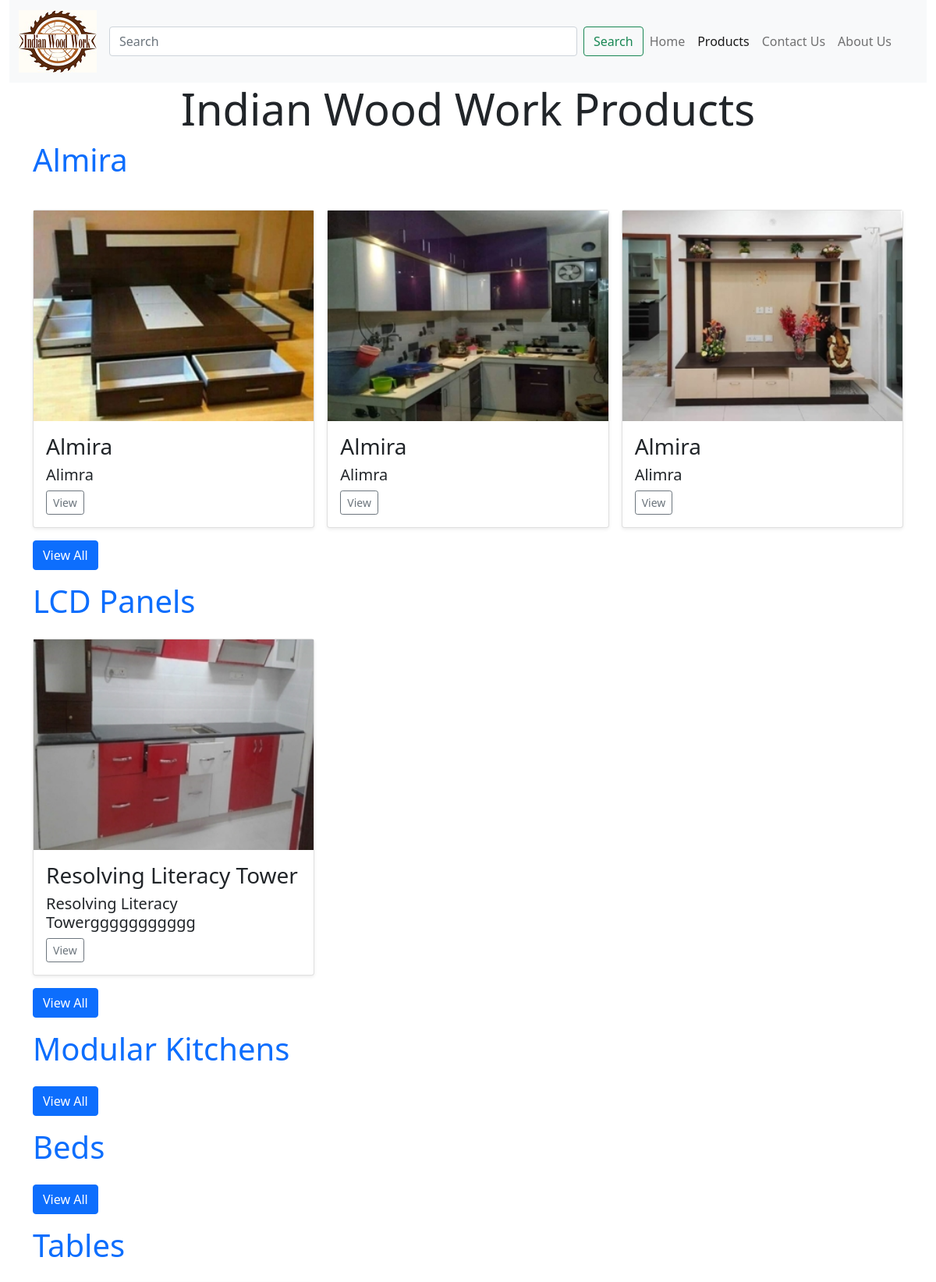
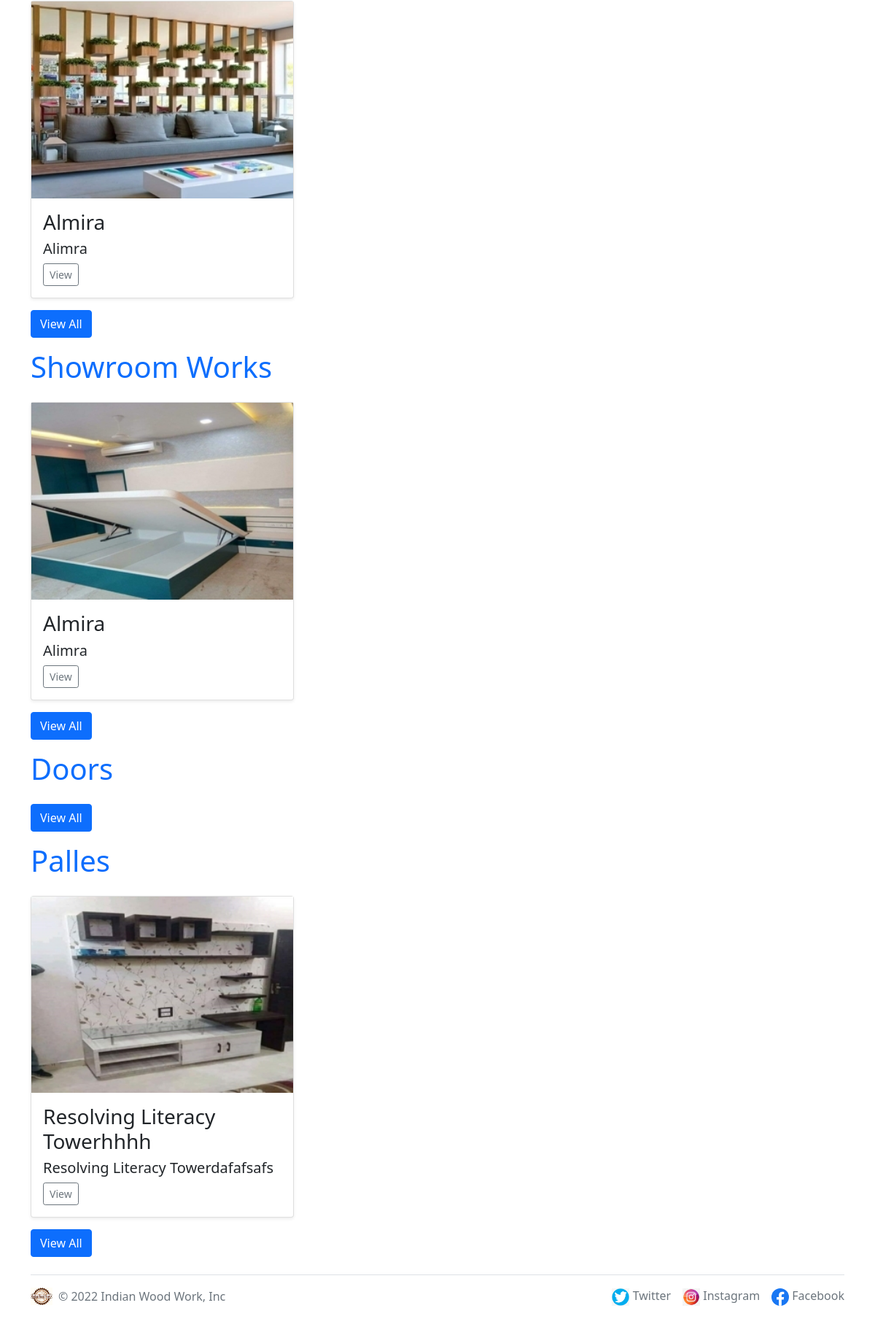
/productcategory, run on the app's committed database (2 pictures, top to bottom).
### App/models.py (models this page shows, shortened)
class Product(models.Model):
    s_no = models.AutoField(primary_key=True)
    slug = models.CharField(default="", max_length=50)
    name = models.CharField(default="", max_length=150)
    description = models.CharField(default="", max_length=350)
    update = models.DateField(default=date.today)
    product_cat = models.CharField(default="", choices=product_category, max_length=400)
    smallimage = models.ImageField(upload_to='product/', default="")
    hdimage1 = models.ImageField(upload_to='product/', default="")
    hdimage2 = models.ImageField(upload_to='product/', default="")
    hdimage3 = models.ImageField(upload_to='product/', default="")
    hdimage4 = models.ImageField(upload_to='product/', default="")
    arifmobile = models.IntegerField(default=0)
    arifwhatspp = models.IntegerField(default=0)
    danishmobile = models.IntegerField(default=0)
    danishwhatspp = models.IntegerField(default=0)

### App/views.py (the view)
# urls.py: path("productcategory", views.productcategory, name="Product Page"),
def productcategory(request):
    Almiras = Product.objects.filter(product_cat='Almiras').order_by('update')[::-1]
    LCDPanels = Product.objects.filter(product_cat='LCD Panels').order_by('update')[::-1]
    ModularKitchens = Product.objects.filter(product_cat='Modular Kitchens').order_by('update')[::-1]
    Beds = Product.objects.filter(product_cat='Beds').order_by('update')[::-1]
    Tables = Product.objects.filter(product_cat='Tables').order_by('update')[::-1]
    ShowroomWorks = Product.objects.filter(product_cat='Showroom Works').order_by('update')[::-1]
    Doors = Product.objects.filter(product_cat="Doors").order_by('update')[::-1]
    Palles = Product.objects.filter(product_cat='Palles').order_by('update')[::-1]
    param = {'Almiras': Almiras[:3], 'LCDPanels': LCDPanels[:3], 'ModularKitchens': ModularKitchens[:3],
             'Beds': Beds[:3],
             'Tables': Tables[:3], 'ShowroomWorks': ShowroomWorks[:3], 'Doors': Doors[:3], 'Palles': Palles[:3]}
    return render(request, 'productcategory.html', param)

### template/productcategory.html (shortened to what this page needs)
{% extends 'base.html' %}
{% block product %}active{% endblock %}
{% load static %}
{% block body %}
<div class="container">
    <h1 class="display-4 fw-normal text-center">Indian Wood Work Products</h1>
    <div class="row row-cols-3 row-cols-sm-3 row-cols-md-3 g-3">
        <h3 class=" col-12 display-6 fw-normal text-primary">Almira</h3>
        {% for im in Almiras %}
        <div class="col pt-3">
            <div class="card shadow-sm">
                <img src="/media/{{im.smallimage}}">
                <div class="card-body">
                    <h3 class="name">{{im.name}}</h3>
                    <h5 class="desc">{{im.description}}</h5>
                    <div class="d-flex justify-content-between align-items-center">
                        <div class="btn-group">
                            <a type="button" href="productview/{{im.slug}}"
                               class="btn btn-sm btn-outline-secondary">View
                            </a>
                        </div>
                    </div>
                </div>
            </div>
        </div>
        {% endfor %}
        <div class="float-end col-12"><a href="product/Almiras" class="btn btn-primary">View All</a></div>
        <h3 class=" col-12 display-6 fw-normal text-primary">LCD Panels</h3>
        {% for im in LCDPanels %}
        <div class="col">
            <div class="card shadow-sm">
                <img src="/media/{{im.smallimage}}">
                <div class="card-body">
                    <h3 class="name">{{im.name}}</h3>
                    <h5 class="desc">{{im.description}}</h5>
                    <div class="d-flex justify-content-between align-items-center">
                        <div class="btn-group">
                            <a type="button" href="productview/{{im.slug}}"
                               class="btn btn-sm btn-outline-secondary">View
                            </a>
                        </div>
                    </div>
                </div>
            </div>
        </div>
        {% endfor %}
        <div class="float-end col-12"><a href="product/LCDPanles" class="btn btn-primary">View All</a></div>
        <h3 class="col-12 display-6 fw-normal text-primary">Modular Kitchens</h3>
        <div class="float-end col-12"><a href="product/ModularKitchens" class="btn btn-primary">View All</a></div>
        <h3 class="col-12 display-6 fw-normal text-primary">Beds</h3>
        <div class="float-end col-12"><a href="product/Beds" class="btn btn-primary">View All</a></div>
        <h3 class="col-12 display-6 fw-normal text-primary">Tables</h3>
        {% for im in Tables %}
        <div class="col">
            <div class="card shadow-sm">
                <img src="/media/{{im.smallimage}}">
                <div class="card-body">
                    <h3 class="name">{{im.name}}</h3>
                    <h5 class="desc">{{im.description}}</h5>
                    <div class="d-flex justify-content-between align-items-center">
                        <div class="btn-group">
                            <a type="button" href="productview/{{im.slug}}"
                               class="btn btn-sm btn-outline-secondary">View
                            </a>
                        </div>
                    </div>
                </div>
            </div>
        </div>
        {% endfor %}
        <div class="float-end col-12"><a href="product/Tables" class="btn btn-primary">View All</a></div>
        <h3 class="col-12 display-6 fw-normal text-primary">Showroom Works</h3>
        {% for im in ShowroomWorks %}
        <div class="col">
            <div class="card shadow-sm">
                <img src="/media/{{im.smallimage}}">
                <div class="card-body">
                    <h3 class="name">{{im.name}}</h3>
                    <h5 class="desc">{{im.description}}</h5>
                    <div class="d-flex justify-content-between align-items-center">
                        <div class="btn-group">
                            <a type="button" href="productview/{{im.slug}}"
                               class="btn btn-sm btn-outline-secondary">View
                            </a>
                        </div>
                    </div>
                </div>
            </div>
        </div>
        {% endfor %}
        <div class="float-end col-12"><a href="product/ShowroomWorks" class="btn btn-primary">View All</a></div>
        <h3 class="col-12 display-6 fw-normal text-primary">Doors</h3>
        <div class="float-end col-12"><a href="product/Doors" class="btn btn-primary">View All</a></div>
        <h3 class="col-12 display-6 fw-normal text-primary">Palles</h3>
        {% for im in Palles %}
        <div class="col">
            <div class="card shadow-sm">
                <img src="/media/{{im.smallimage}}">
                <div class="card-body">
                    <h3 class="name">{{im.name}}</h3>
                    <h5 class="desc">{{im.description}}</h5>
                    <div class="d-flex justify-content-between align-items-center">
                        <div class="btn-group">
                            <a type="button" href="productview/{{im.slug}}"
                               class="btn btn-sm btn-outline-secondary">View
                            </a>
                        </div>
                    </div>
                </div>
            </div>
        </div>
        {% endfor %}
        <div class="float-end col-12"><a href="product/Palles" class="btn btn-primary">View All</a></div>
    </div>
</div>
{% endblock %}

### template/base.html (shortened to what this page needs)
<!doctype html>
<html lang="en">
<head>
    {% load static %}
    <link href="{% static 'Bootstrap/css/bootstrap.min.css' %}" rel="stylesheet">
</head>
<body>
<div class="container-fluid">
    <nav class="navbar navbar-expand-lg navbar-light bg-light">
        <div class="container-fluid">
            <a class="navbar-brand" href="#"><img src="{%  static '/images/logo.png' %}"></a>
            <div class="collapse navbar-collapse" id="navbarSupportedContent">
                <form class="d-flex" method="get" , action="/search">
                    <input class="form-control me-2 searchbtn" type="search" placeholder="Search"
                           aria-label="Search" name="searchtext" ,id="searchtext">
                    <button class="btn btn-outline-success" type="submit">Search</button>
                </form>
                <ul class="navbar-nav me-auto mb-2 mb-lg-0">
                    <li class="nav-item">
                        <a class="nav-link {% block home %}{% endblock %}" aria-current="page" href="/">Home</a>
                    </li>
                    <li class="nav-item">
                        <a class="nav-link {% block product %}{% endblock %}" aria-current="page" href="/productcategory">Products</a>
                    </li>
                    <li class="nav-item">
                        <a class="nav-link {% block contact %}{% endblock %}" aria-current="page" href="/contact">Contact
                            Us</a>
                    </li>
                    <li class="nav-item">
                        <a class="nav-link {% block about %}{% endblock %}" aria-current="page" href="/about">About
                            Us</a>
                    </li>
                </ul>
            </div>
        </div>
    </nav>
</div>
{% block body %}{% endblock %}
<div class="container">
    <footer class="d-flex flex-wrap justify-content-between align-items-center py-3 my-4 border-top">
        <div class="col-md-6 col-12 col-sm-12 col-lg-6 d-flex align-items-center ">
            <a href="/" class="mb-3 me-2 mb-md-0 text-muted text-decoration-none lh-1">
                <img class="bi" src="{% static '/images/logo.png' %}" width="30" height="24">
            </a>
            <span class="text-muted ">© 2022 Indian Wood Work, Inc</span>
        </div>
        <ul class="nav col-md-6 col-12 col-sm-12 col-lg-6 justify-content-end list-unstyled d-flex">
            <li class="ms-3"><a class="text-muted text-decoration-none" href="https://twitter.com">
                <img src="{% static '/images/twitter.png' %}" class="bi" width="24" height="24">
                Twitter
            </a></li>
            <li class="ms-3"><a class="text-muted text-decoration-none" href="https://instagram.com">
                <img src="{% static '/images/instagram.png' %}" class="bi" width="24" height="24">
                Instagram
            </a></li>
            <li class="ms-3"><a class="text-muted text-decoration-none" href="https://facebook.com">
                <img src="{% static '/images/fb.svg' %}" class="bi" width="24" height="24">
                Facebook
            </a></li>
        </ul>
    </footer>
</div>
</body>
</html>

### template/base.html (style rules this page uses)
@media only screen and (min-width: 540px) { .searchbtn { width: 600px } }

### data on the page
Product: smallimage (picture), name "Almira", description "Alimra"
Product: smallimage (picture), name "Almira", description "Alimra"
Product: smallimage (picture), name "Almira", description "Alimra"
Product: smallimage (picture), name "Resolving Literacy Tower", description "Resolving Literacy Towerggggggggggg"
Product: smallimage (picture), name "Almira", description "Alimra"
Product: smallimage (picture), name "Almira", description "Alimra"
Product: smallimage (picture), name "Resolving Literacy Towerhhhh", description "Resolving Literacy Towerdafafsafs"
